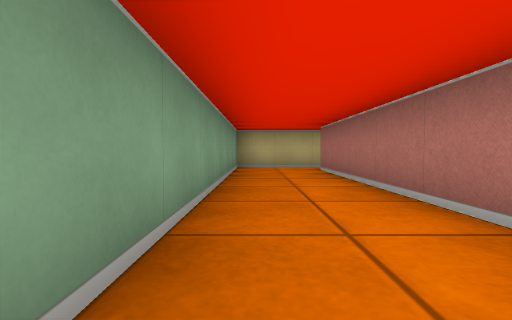
View 1 (above)

21 first-person views from a walk through a cub3D ray-caster map. The camera is about half as high as the walls, tilts 2° down and sees 85° across. The floor is counted in squares. Each view is taken from the middle of a square. On the plan, view 1 faces up. The plan holds only what a view shows up to about 9 squares ahead; the rest is blank.

View 2
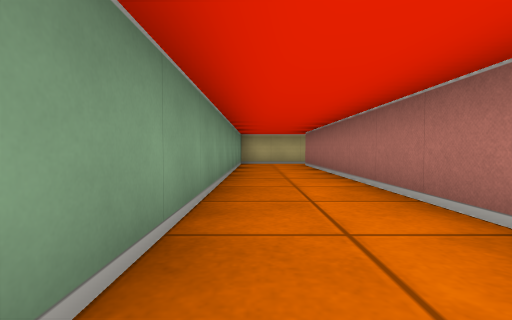

View 3
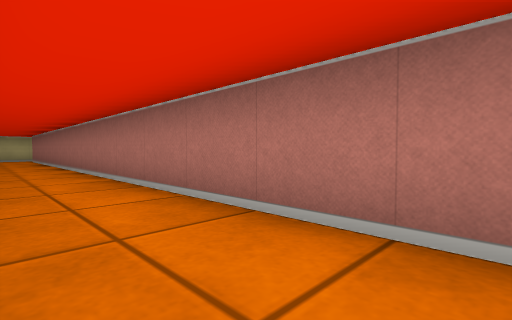

View 4
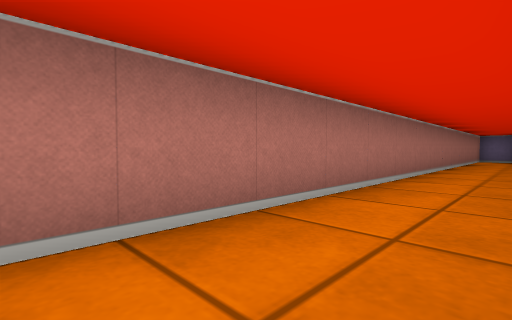

View 5
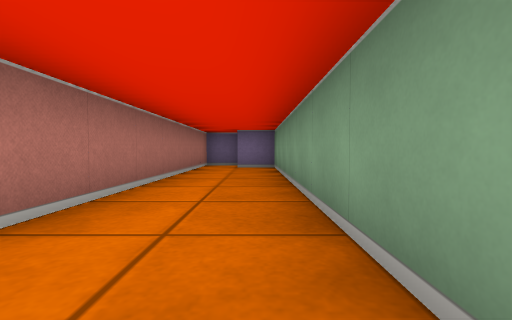

View 6
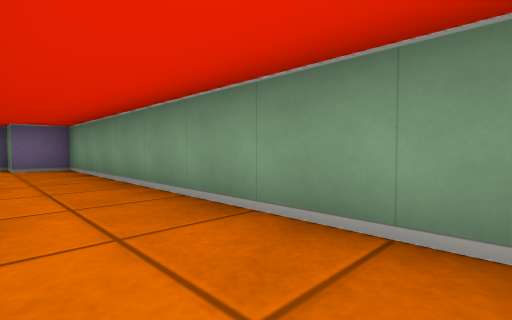

View 7
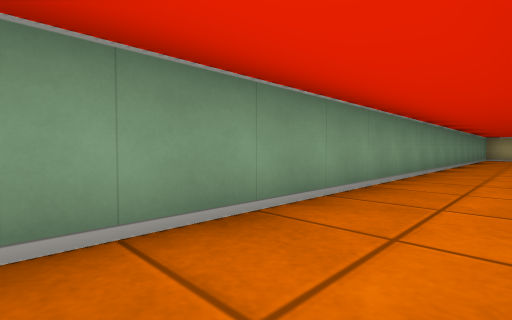

View 8
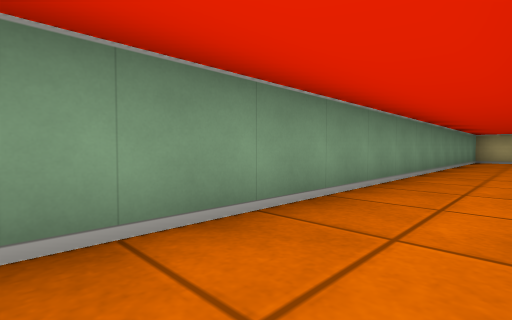

View 9
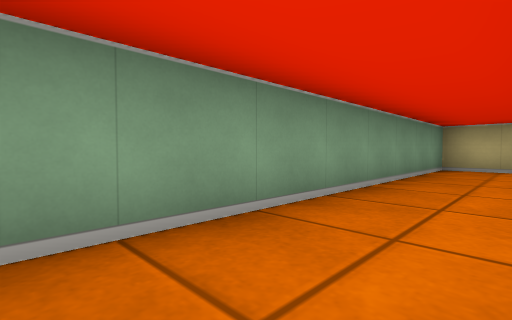

View 10
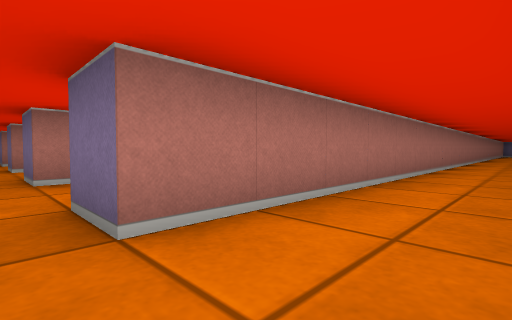

View 11
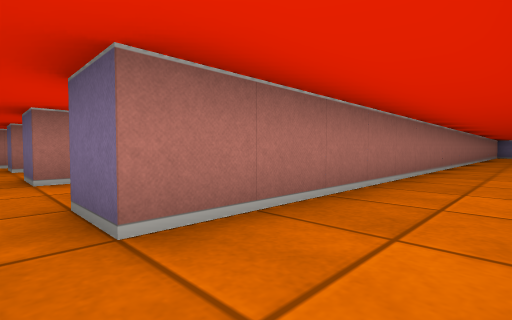

View 12
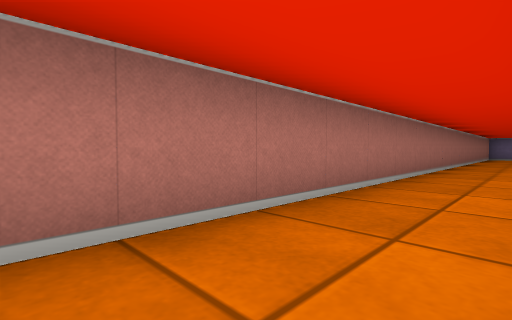

View 13
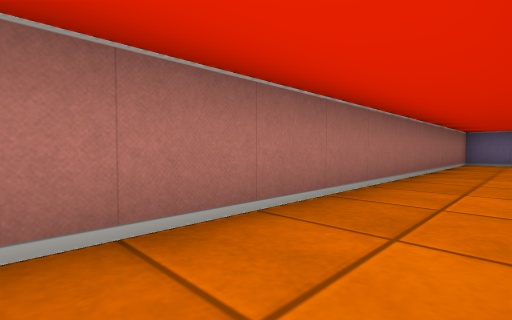

View 14
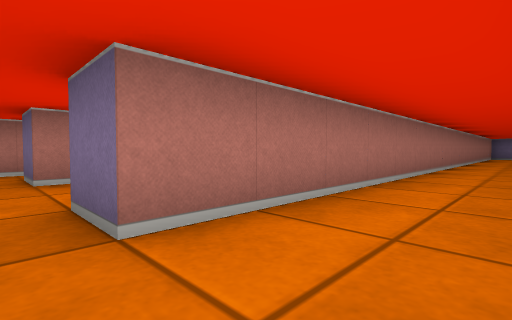

View 15
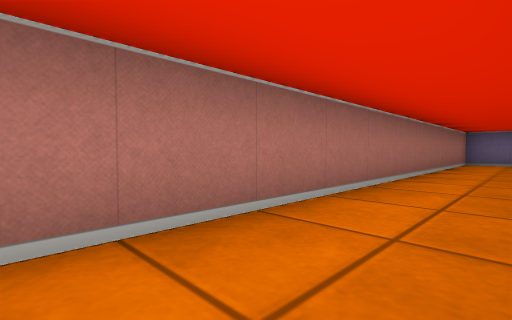

View 16
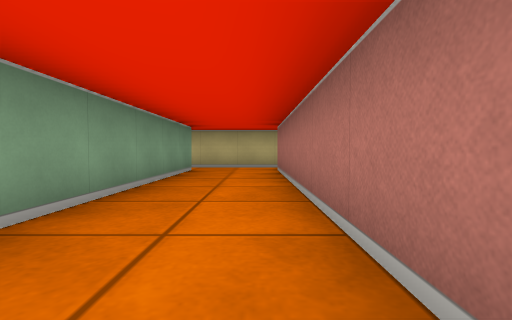

View 17
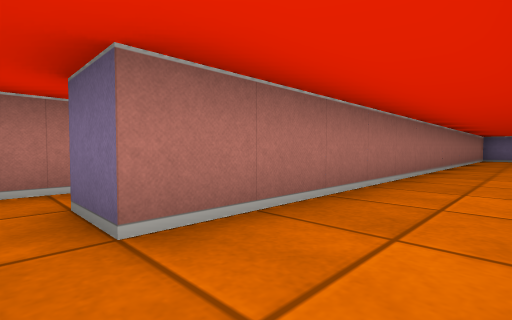

View 18
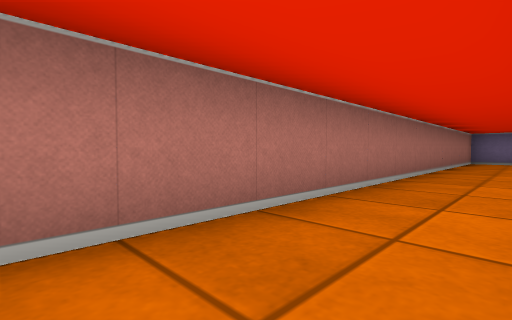

View 19
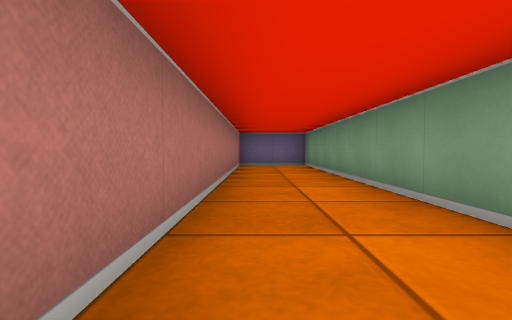

View 20
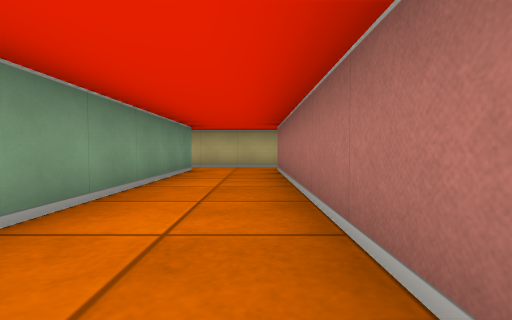

View 21
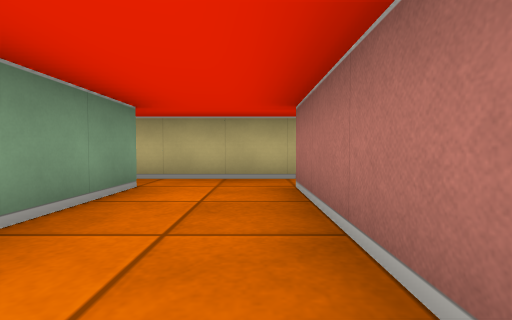

### Floor plan
Ten units are one square. View 1 is at (0, 0); x grows to the right and y downward. Boxes are objects, and circles mark ways between rooms. Rooms are numbered by the first view taken in them; rooms with no view inside come last. Other rooms are left out.
<svg viewBox="-10 -80 130 260">
<path fill="none" stroke="#000" d="M15 -75 -5 -75 -5 165 5 165 5 175 15 175 15 -65M15 -65 25 -65 25 -46M34 135 45 135 45 -65M44 -75 15 -75M45 -65 55 -65 55 -16M74 -75 44 -75M64 105 75 105 75 -65M85 6 85 75 105 75 105 -65 115 -65M75 -65 85 -65 85 -16M106 -75 74 -75"/>
<circle cx="20" cy="-70" r="3" fill="#2a7"/>
<circle cx="50" cy="-70" r="3" fill="#2a7"/>
<circle cx="80" cy="-70" r="3" fill="#2a7"/>
<text x="10" y="50">1</text>
<text x="30" y="30">2</text>
<text x="60" y="10">3</text>
<text x="90" y="0">4</text>
</svg>
Room 1 opens to room 2. Room 2 opens to room 3. Room 3 opens to room 4.

Where each view was taken, in squares from view 1:
view 1: 0 up, 0 right, facing up
view 2: 2 down, 0 right, facing up
view 3: 7 down, 0 right, facing up-right
view 4: 4 down, 0 right, facing down-right
view 5: 9 down, 0 right, facing down
view 6: 9 down, 1 right, facing down-left
view 7: 8 down, 1 right, facing up-left
view 8: 5 down, 1 right, facing up-left
view 9: 0 up, 1 right, facing up-left
view 10: 7 up, 0 right, facing down-right
view 11: 7 up, 3 right, facing down-right
view 12: 3 up, 3 right, facing down-right
view 13: 3 down, 3 right, facing down-right
view 14: 7 up, 6 right, facing down-right
view 15: 0 up, 6 right, facing down-right
view 16: 0 up, 7 right, facing up
view 17: 7 up, 9 right, facing down-right
view 18: 4 up, 9 right, facing down-right
view 19: 1 up, 10 right, facing down
view 20: 0 up, 10 right, facing up
view 21: 3 up, 4 right, facing up
